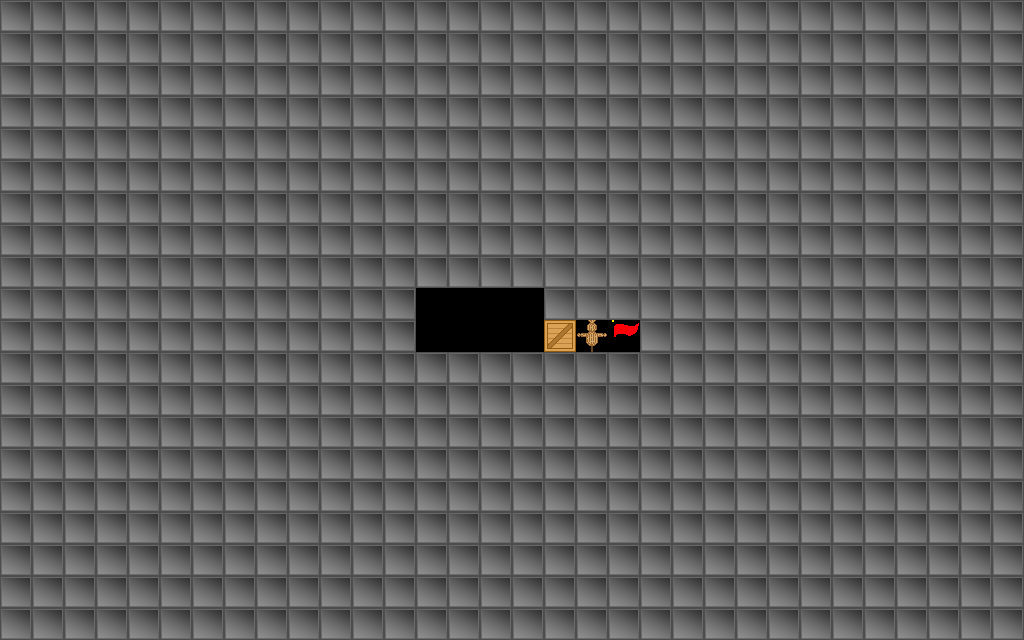

The image is a tile-based game level rendered from a .tmx file. Its description and complete source (layers, tilesets, objects, tile grids) follow:
An orthogonal 32x20 tile map with 32x32 px tiles, 1 tile layer (タイル・レイヤー 1).

<map version="1.2" tiledversion="1.3.4" orientation="orthogonal" renderorder="right-down" width="32" height="20" tilewidth="32" tileheight="32" infinite="0" nextlayerid="2" nextobjectid="1">
 <editorsettings>
  <export target="../Sokoban/Resources/Map/Stage2.csv" format="csv" />
 </editorsettings>
 <tileset firstgid="1" source="../Sokoban/Resources/Image/MapChip.tsx" />
 <layer id="1" name="タイル・レイヤー 1" width="32" height="20">
  <data encoding="csv">
1,1,1,1,1,1,1,1,1,1,1,1,1,1,1,1,1,1,1,1,1,1,1,1,1,1,1,1,1,1,1,1,
1,1,1,1,1,1,1,1,1,1,1,1,1,1,1,1,1,1,1,1,1,1,1,1,1,1,1,1,1,1,1,1,
1,1,1,1,1,1,1,1,1,1,1,1,1,1,1,1,1,1,1,1,1,1,1,1,1,1,1,1,1,1,1,1,
1,1,1,1,1,1,1,1,1,1,1,1,1,1,1,1,1,1,1,1,1,1,1,1,1,1,1,1,1,1,1,1,
1,1,1,1,1,1,1,1,1,1,1,1,1,1,1,1,1,1,1,1,1,1,1,1,1,1,1,1,1,1,1,1,
1,1,1,1,1,1,1,1,1,1,1,1,1,1,1,1,1,1,1,1,1,1,1,1,1,1,1,1,1,1,1,1,
1,1,1,1,1,1,1,1,1,1,1,1,1,1,1,1,1,1,1,1,1,1,1,1,1,1,1,1,1,1,1,1,
1,1,1,1,1,1,1,1,1,1,1,1,1,1,1,1,1,1,1,1,1,1,1,1,1,1,1,1,1,1,1,1,
1,1,1,1,1,1,1,1,1,1,1,1,1,1,1,1,1,1,1,1,1,1,1,1,1,1,1,1,1,1,1,1,
1,1,1,1,1,1,1,1,1,1,1,1,1,0,0,0,0,1,1,1,1,1,1,1,1,1,1,1,1,1,1,1,
1,1,1,1,1,1,1,1,1,1,1,1,1,0,0,0,0,3,4,2,1,1,1,1,1,1,1,1,1,1,1,1,
1,1,1,1,1,1,1,1,1,1,1,1,1,1,1,1,1,1,1,1,1,1,1,1,1,1,1,1,1,1,1,1,
1,1,1,1,1,1,1,1,1,1,1,1,1,1,1,1,1,1,1,1,1,1,1,1,1,1,1,1,1,1,1,1,
1,1,1,1,1,1,1,1,1,1,1,1,1,1,1,1,1,1,1,1,1,1,1,1,1,1,1,1,1,1,1,1,
1,1,1,1,1,1,1,1,1,1,1,1,1,1,1,1,1,1,1,1,1,1,1,1,1,1,1,1,1,1,1,1,
1,1,1,1,1,1,1,1,1,1,1,1,1,1,1,1,1,1,1,1,1,1,1,1,1,1,1,1,1,1,1,1,
1,1,1,1,1,1,1,1,1,1,1,1,1,1,1,1,1,1,1,1,1,1,1,1,1,1,1,1,1,1,1,1,
1,1,1,1,1,1,1,1,1,1,1,1,1,1,1,1,1,1,1,1,1,1,1,1,1,1,1,1,1,1,1,1,
1,1,1,1,1,1,1,1,1,1,1,1,1,1,1,1,1,1,1,1,1,1,1,1,1,1,1,1,1,1,1,1,
1,1,1,1,1,1,1,1,1,1,1,1,1,1,1,1,1,1,1,1,1,1,1,1,1,1,1,1,1,1,1,1
</data>
 </layer>
</map>